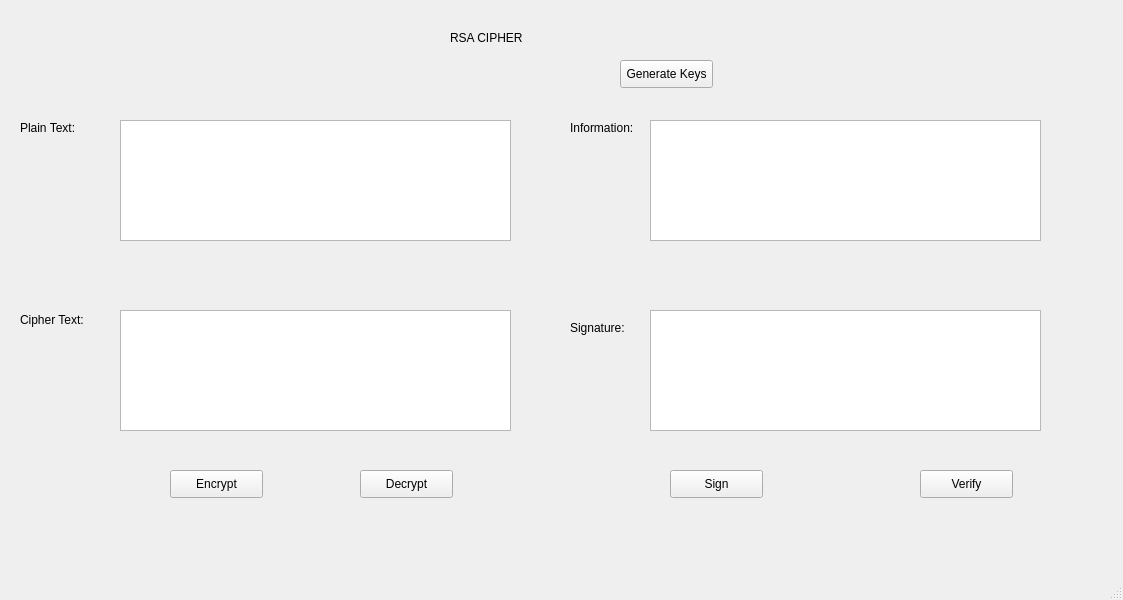
<?xml version="1.0" encoding="UTF-8"?>
<ui version="4.0">
 <class>MainWindow</class>
 <widget class="QMainWindow" name="MainWindow">
  <property name="geometry">
   <rect>
    <x>0</x>
    <y>0</y>
    <width>1123</width>
    <height>600</height>
   </rect>
  </property>
  <property name="windowTitle">
   <string>MainWindow</string>
  </property>
  <widget class="QWidget" name="centralwidget">
   <widget class="QPlainTextEdit" name="plain_text">
    <property name="geometry">
     <rect>
      <x>120</x>
      <y>120</y>
      <width>391</width>
      <height>121</height>
     </rect>
    </property>
   </widget>
   <widget class="QPlainTextEdit" name="cipher_text">
    <property name="geometry">
     <rect>
      <x>120</x>
      <y>310</y>
      <width>391</width>
      <height>121</height>
     </rect>
    </property>
   </widget>
   <widget class="QPlainTextEdit" name="information">
    <property name="geometry">
     <rect>
      <x>650</x>
      <y>120</y>
      <width>391</width>
      <height>121</height>
     </rect>
    </property>
   </widget>
   <widget class="QPlainTextEdit" name="signature">
    <property name="geometry">
     <rect>
      <x>650</x>
      <y>310</y>
      <width>391</width>
      <height>121</height>
     </rect>
    </property>
   </widget>
   <widget class="QLabel" name="label">
    <property name="geometry">
     <rect>
      <x>20</x>
      <y>120</y>
      <width>71</width>
      <height>16</height>
     </rect>
    </property>
    <property name="text">
     <string>Plain Text:</string>
    </property>
   </widget>
   <widget class="QLabel" name="label_2">
    <property name="geometry">
     <rect>
      <x>20</x>
      <y>310</y>
      <width>71</width>
      <height>20</height>
     </rect>
    </property>
    <property name="text">
     <string>Cipher Text:</string>
    </property>
   </widget>
   <widget class="QLabel" name="label_3">
    <property name="geometry">
     <rect>
      <x>570</x>
      <y>120</y>
      <width>71</width>
      <height>16</height>
     </rect>
    </property>
    <property name="text">
     <string>Information:</string>
    </property>
   </widget>
   <widget class="QLabel" name="label_4">
    <property name="geometry">
     <rect>
      <x>570</x>
      <y>320</y>
      <width>71</width>
      <height>16</height>
     </rect>
    </property>
    <property name="text">
     <string>Signature:</string>
    </property>
   </widget>
   <widget class="QLabel" name="label_5">
    <property name="geometry">
     <rect>
      <x>450</x>
      <y>30</y>
      <width>151</width>
      <height>16</height>
     </rect>
    </property>
    <property name="text">
     <string>RSA CIPHER</string>
    </property>
   </widget>
   <widget class="QPushButton" name="btn_encrypt">
    <property name="geometry">
     <rect>
      <x>170</x>
      <y>470</y>
      <width>93</width>
      <height>28</height>
     </rect>
    </property>
    <property name="text">
     <string>Encrypt</string>
    </property>
   </widget>
   <widget class="QPushButton" name="btn_decrypt">
    <property name="geometry">
     <rect>
      <x>360</x>
      <y>470</y>
      <width>93</width>
      <height>28</height>
     </rect>
    </property>
    <property name="text">
     <string>Decrypt</string>
    </property>
   </widget>
   <widget class="QPushButton" name="btn_sign">
    <property name="geometry">
     <rect>
      <x>670</x>
      <y>470</y>
      <width>93</width>
      <height>28</height>
     </rect>
    </property>
    <property name="text">
     <string>Sign</string>
    </property>
   </widget>
   <widget class="QPushButton" name="btn_verify">
    <property name="geometry">
     <rect>
      <x>920</x>
      <y>470</y>
      <width>93</width>
      <height>28</height>
     </rect>
    </property>
    <property name="text">
     <string>Verify</string>
    </property>
   </widget>
   <widget class="QPushButton" name="btn_generatekeys">
    <property name="geometry">
     <rect>
      <x>620</x>
      <y>60</y>
      <width>93</width>
      <height>28</height>
     </rect>
    </property>
    <property name="text">
     <string>Generate Keys</string>
    </property>
   </widget>
  </widget>
  <widget class="QMenuBar" name="menubar">
   <property name="geometry">
    <rect>
     <x>0</x>
     <y>0</y>
     <width>1123</width>
     <height>26</height>
    </rect>
   </property>
  </widget>
  <widget class="QStatusBar" name="statusbar"/>
 </widget>
 <resources/>
 <connections/>
</ui>
